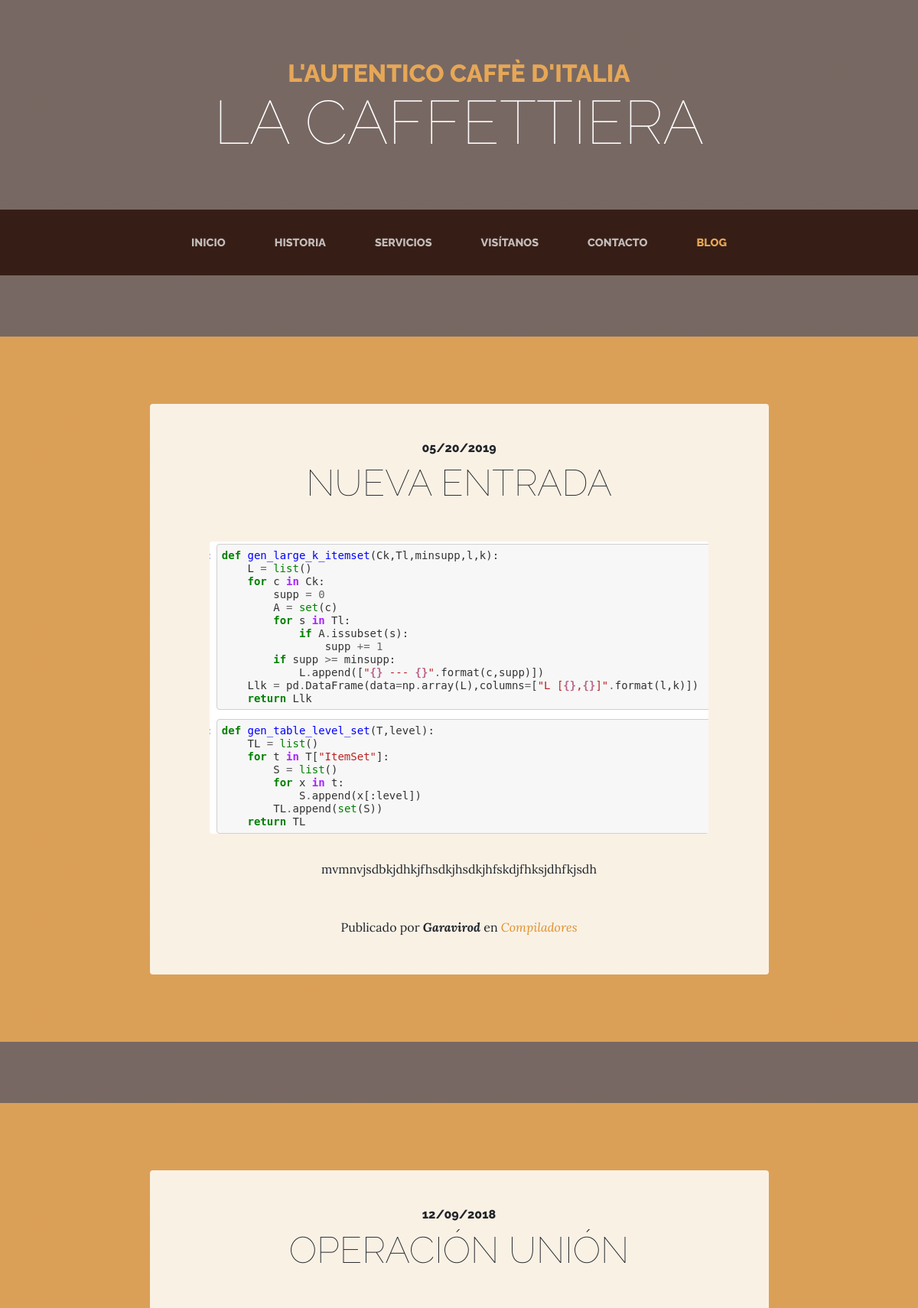
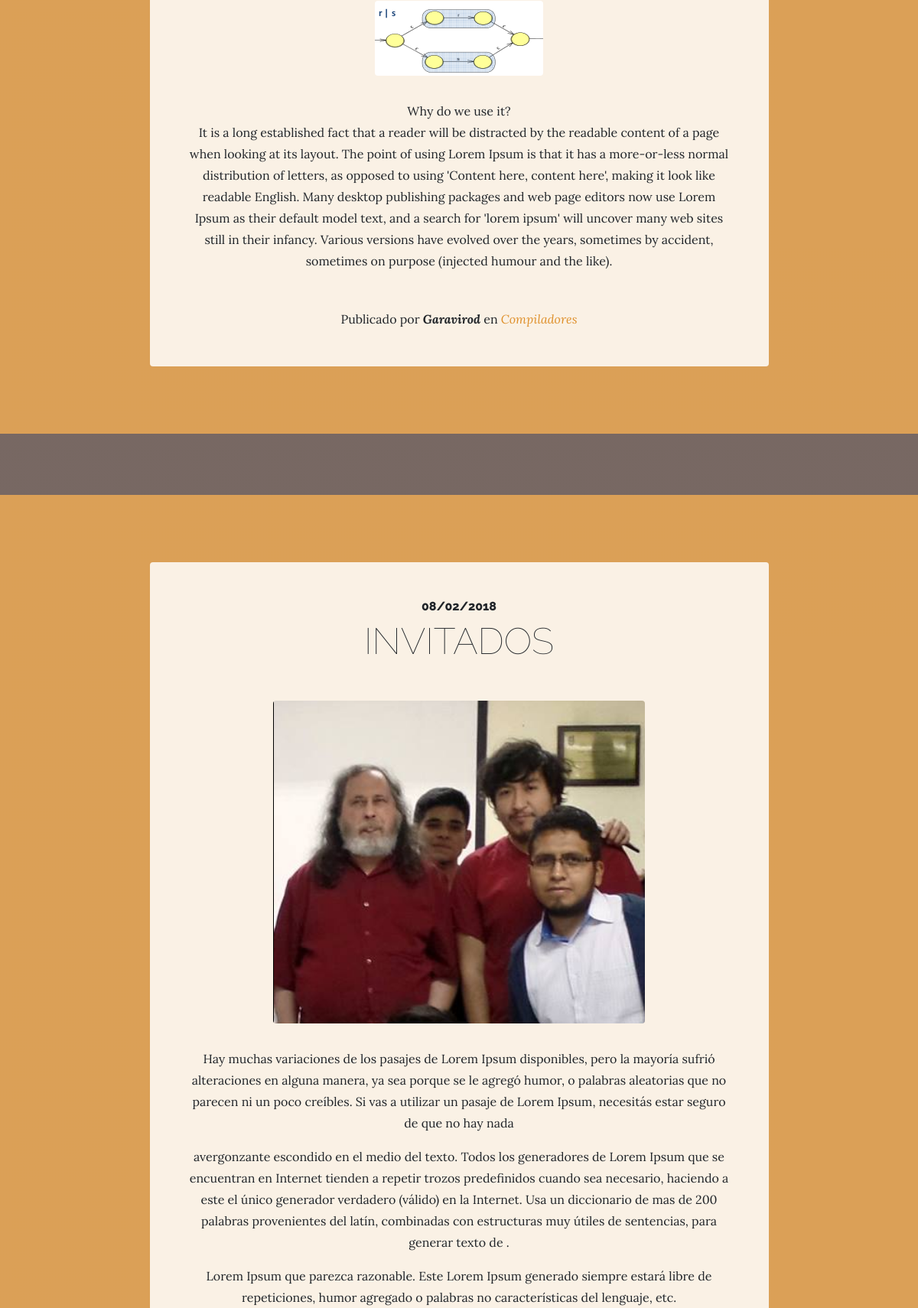
Screenshot of /blog/ (upper part) with the database file from the repository (2 pictures, top to bottom).
### blog/models.py (models this page shows, shortened)
class Post(models.Model):
    title = models.CharField(max_length=100,verbose_name="Título")
    content = models.TextField(verbose_name="Contendio")
    published = models.DateTimeField(verbose_name="Fecha de publicación",default=now)#actual date and hour
    imgae = models.ImageField(verbose_name="Imagen", upload_to="blog",null=True,blank=True)
    author = models.ForeignKey(User,verbose_name="Autor",on_delete=models.CASCADE) #Actualiza en casacada cada eliminación
    categories = models.ManyToManyField(Category,verbose_name="Categorias", related_name="get_posts")
    created = models.DateTimeField(auto_now_add=True,verbose_name="Fecha de creación")
    updated = models.DateTimeField(auto_now=True,verbose_name="Fecha de acutualización")
    class Meta:
        verbose_name="Entrada"
        verbose_name_plural="Entradas"
        ordering = ['-created']

class Category(models.Model):
    name = models.CharField(max_length=100,verbose_name="Nombre")
    created = models.DateTimeField(auto_now_add=True,verbose_name="Fecha de creación")
    updated = models.DateTimeField(auto_now=True,verbose_name="Fecha de acutualización")
    class Meta:
        verbose_name="Categoría"
        verbose_name_plural="Categorías"
        ordering = ['-created']

### blog/views.py (the view)
# urls.py: path('',views.blog,name="blog"),
def blog(request):
    posts = Post.objects.all()
    return render(request,"blog/blog.html",{'posts':posts})

### pages/templatetags/pages_extras.py (called while the page is built)
@register.simple_tag
def get_page_list():
    pages =Page.objects.all() #Recuperamos todas la páginas
    return pages #Lo devolvemos en froma de template tag

### social/processors.py (called while the page is built)
def ctx_dict(request):
    ctx = {}
    links = Link.objects.all()
    for link in links:
        ctx[link.key] =link.url
    return ctx

### blog/templates/blog/blog.html (shortened to what this page needs)
{% extends 'core/base.html' %}
{% load static %}
{% block content %}
{% for post in posts %}
<section class="page-section cta">
  <div class="container">
    <div class="row">
      <div class="col-xl-9 mx-auto">
        <div class="cta-innerv text-center rounded">
          <h2 class="section-heading mb-5">
            <span class="section-heading-upper">{{post.published|date:"SHORT_DATE_FORMAT"}}</span>
            <span class="section-heading-lower">{{post.title}}</span>
          </h2>
          <p class="mb-0">
            <img class="mx-auto d-flex rounded img-fluid mb-3 mb-lg-0" src="{{post.imgae.url}}" alt="">
          </p>
          <p class="mb-0 mbt">
            {{post.content|linebreaks}}
          </p>
          <p class="mb-0 mbt">
             <span class="section-heading-under">Publicado por <em><b>{{post.author}}</b></em> en
                <em>
                {% for category in post.categories.all %}
                  <a href="{% url 'category' category.id %}" class="link"> {{category.name}}</a>{%if not forloop.last %},{% endif %}
                {% endfor %}
              </em>
             </span>
          </p>
        </div>
      </div>
    </div>
  </div>
</section>
{% endfor %}
{% endblock %}

### core/static/core/css/business-casual.css (style rules this page uses)
body { font-family: 'Lora'; background: linear-gradient(rgba(47, 23, 15, 0.65), rgba(47, 23, 15, 0.65)), url("../img/bg.jpg"); background-attachment: fixed; background-position: center; background-size: cover; }
h1, h2, h3, h4, h5, h6 { font-family: 'Raleway'; }
p { line-height: 1.75; }
.page-section { margin-top: 5rem; margin-bottom: 5rem; }
.section-heading { text-transform: uppercase; }
.section-heading .section-heading-upper { display: block; font-size: 1rem; font-weight: 800; padding-bottom:.5rem; }
.section-heading .section-heading-lower { display: block; font-size: 3rem; font-weight: 100; }
.cta { padding-top: 5rem; padding-bottom: 5rem; background-color: rgba(230, 167, 86, 0.9); }
.cta .cta-innerv { position: relative; padding: 3rem; margin: 0.5rem; background-color: rgba(255, 255, 255, 0.85); }
.mbt { padding-top: 2rem; }
a.link { color: #df902a; }

### rows the page displays
Post: published "05/20/2019", title "NUEVA ENTRADA", imgae (picture), content "mvmnvjsdbkjdhkjfhsdkjhsdkjhfskdjfhksjdhfkjsdh", author "Garavirod"
Category: name "Compiladores"
Post: published "12/09/2018", title "OPERACIÓN UNIÓN", imgae (picture), content "Why do we use it? It is a long established fact that a reader will be distracted by the readable content of a page when looking at its layout. The point of using Lorem Ipsum is that it has a more-or-less normal distribution of letters, as opposed to using 'Content here, content here', making it look like readable English. Many desktop publishing packages and web page editors now use Lorem Ipsum as their default model text, and a search for 'lorem ipsum' will uncover many web sites still in their infancy. Various versions have evolved over the years, sometimes by accident, sometimes on purpose (injected humour and the like).", author "Garavirod"
Post: published "08/02/2018", title "INVITADOS", imgae (picture), content "Hay muchas variaciones de los pasajes de Lorem Ipsum disponibles, pero la mayoría sufrió alteraciones en alguna manera, ya sea porque se le agregó humor, o palabras aleatorias que no parecen ni un poco creíbles. Si vas a utilizar un pasaje de Lorem Ipsum, necesitás estar seguro de que no hay nada avergonzante escondido en el medio del texto. Todos los generadores de Lorem Ipsum que se encuentran en Internet tienden a repetir trozos predefinidos cuando sea necesario, haciendo a este el único generador verdadero (válido) en la Internet. Usa un diccionario de mas de 200 palabras provenientes del latín, combinadas con estructuras muy útiles de sentencias, para generar texto de . Lorem Ipsum que…"
